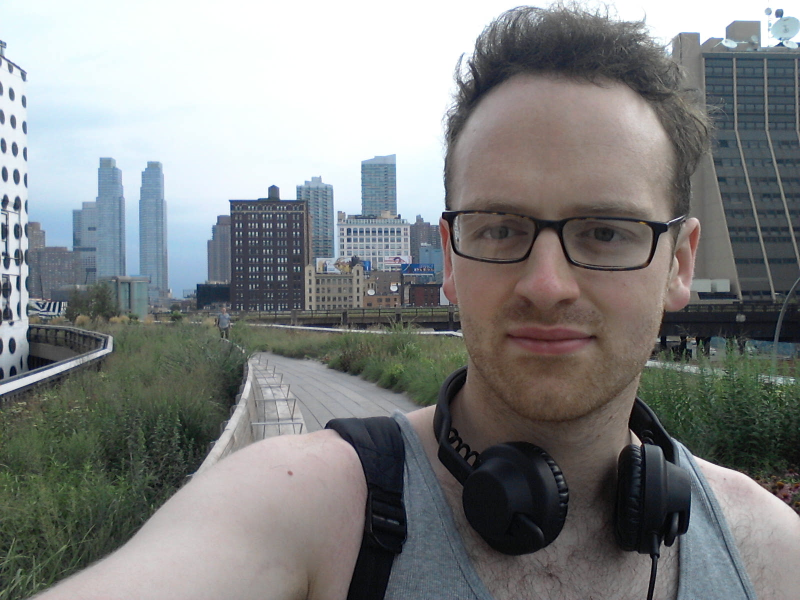
#> input picture images/2012-07-26 08.47.34.jpg, 1600 x 1200 px (shown at 1/2 size); its folder holds only this picture in this run
$ python FaceLapse.py   (Python 2 division)   (older library calls are emulated)
#> lines starting #> are read from the running program, lines starting #| are printed output that depends on the picture
#! /usr/bin/env python
# SelfieVideo.py
# Detect largest face in an image and align to create a time lapse video
# by Michael May (http://maym86.com/) maym86@gmail.com


import os
import sys
import cv2, cv
import glob
import numpy as np
import math

box = []
drawingBox = False

# Handles mouse events for the manual face selection
#
# @param event		Mouse event
# @param x		X position of pointer
# @param y		Y position of pointer
# [52 lines left out: functions OnMouse, SelectFaceManually, SetRectOrigin, not called in this run]

# Finds the largest face in an image
#
# @param gray		    Greyscale image containing face
# @param faceCascades	    Haar cascades
# @param manualMode	    Bool to set whether or not manual mode will be used if face is not found
# @param minHaarFaceSize    The minimum size of the face in px which the Haar cascade will detect
# @returns rect             Rect with face location with top left origin
def FindLargestFace(gray, faceCascades, manualMode, minHaarFaceSize):
    # find faces in the image using all possible Haar cascades
    faces = []
    for cascade in faceCascades:
        f = cascade.detectMultiScale(gray, minSize=minHaarFaceSize)
        if len(f) > 0:
            if len(faces) == 0:
                faces = f
            else:
                faces = np.concatenate((faces,f))

    #if no face is found manually select face
    if len(faces) == 0 and manualMode:
        face = SelectFaceManually(img)
    elif len(faces) == 0:
        return []
    else:
        #Sort to get the largest face
        face = sorted(faces, key=lambda x: x[3])[-1]

    return face

# Finds the angle between x axis and a vector connecting the eyes
#
# @param gray		    Greyscale image containing face
# @param face	            Rect defining the face location
# @returns eyeAngle         Value in radians defining the angle
# [38 lines left out: functions FindEyeAngle, PositionImage, not called in this run]

# Resizes the image intlegently for face detection based on the height and width of the target video
#
# @param img		    Image containing face
# @param videoSize          The size of the target video
# @returns img              Scaled image
def ResizeFrame(img, videoSize):
    scl = 1
    if(img.shape[0] > img.shape[1]):
        scl = float(videoSize[0]) / float(img.shape[0])
    else:
        scl = float(videoSize[1])/ float(img.shape[1])
    img = cv2.resize(img, (0,0), fx=scl, fy=scl)
    return img

# Performs histogram equalisation on the image using the CLAHE method
#
# @param img		    Image containing face
# @param clipLimit          The CLAHE clip limit
# @returns img              Equalised image
# [19 lines left out: functions HistEqualisationColour, SetGamma, not called in this run]


def main():
    imgs = glob.glob("images/*.jpg")

    #Parameters
    fps = 8.0
    faceHeight = 400
    videoSize = (1280 ,720)
    manualMode = True
    correctColour = False #Experimental
    #min size of the face found by the Haar cascade
    minHaarFaceSize = (200,200)
    #####


    centre = (videoSize[0]/2,videoSize[1]/2)
    faceCascades = []

    faceCascades.append(cv2.CascadeClassifier('haarcascade_frontalface_alt.xml'))
    faceCascades.append(cv2.CascadeClassifier('haarcascade_frontalface_default.xml'))
    faceCascades.append(cv2.CascadeClassifier('haarcascade_eye_tree_eyeglasses.xml'))

    eye_cascade = cv2.CascadeClassifier('haarcascade_eye.xml')

    fourcc = cv2.cv.CV_FOURCC('M', 'J', 'P', 'G')
    video = cv2.VideoWriter('video.avi',fourcc, fps, videoSize)

    for fname in imgs:
        img = cv2.imread(fname)
#> img is the input picture: shape (1200, 1600, 3); mean B, G, R 130.9, 131.1, 129
        img = ResizeFrame(img, videoSize)
#> in ResizeFrame, `img = cv2.resize(img, (0,0), fx=scl, fy=scl)`:
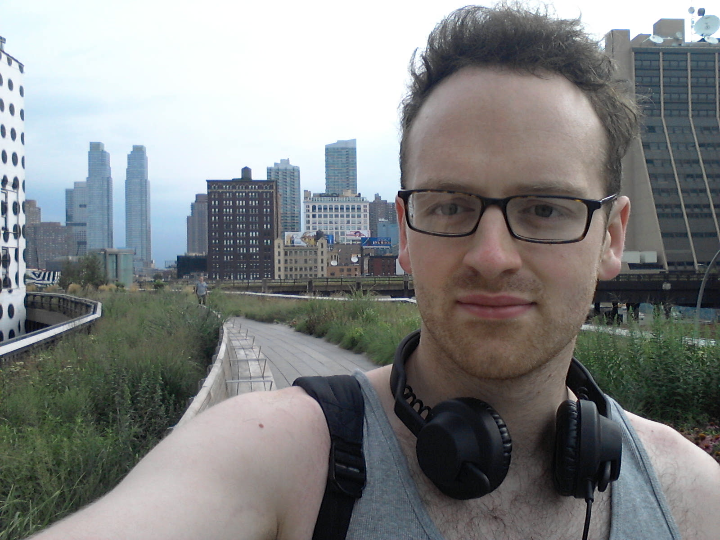
#> img: shape (540, 720, 3); mean of channels 0, 1, 2 130.8, 131, 129; drawn as B, G, R

        #Experimental
        if correctColour:
            img = SetGamma(img,0.8)
            img = HistEqualisationColour(img, 2.0)

        #border added for faces at edges
        border = int(faceHeight/2)
        img= cv2.copyMakeBorder(img,border,border,border,border,cv2.BORDER_CONSTANT)
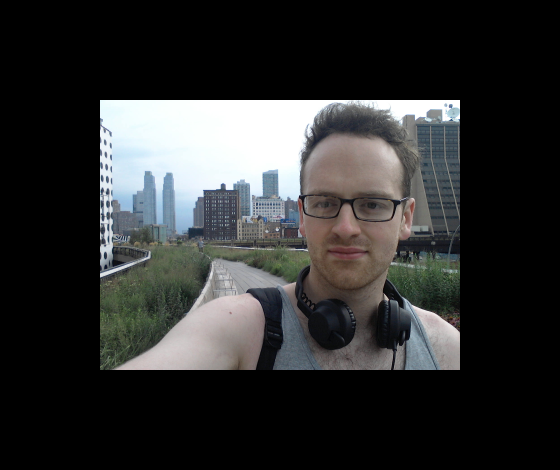
#> img: shape (940, 1120, 3) (shown at 1/2 size); mean of channels 0, 1, 2 48.3, 48.4, 47.6; drawn as B, G, R
        gray = cv2.cvtColor(img, cv2.COLOR_BGR2GRAY)
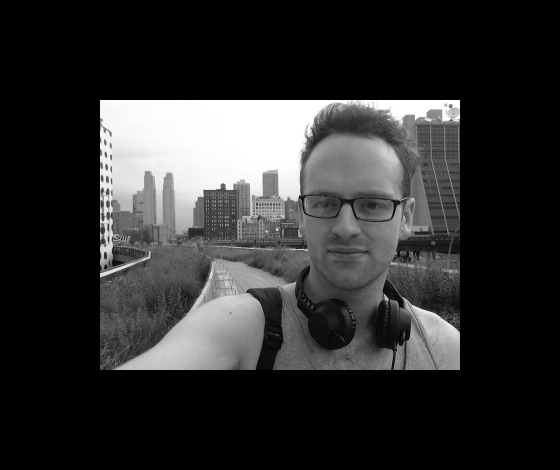
#> gray: shape (940, 1120) (shown at 1/2 size); min 0, max 255, mean 48.2
        gray = cv2.equalizeHist(gray)
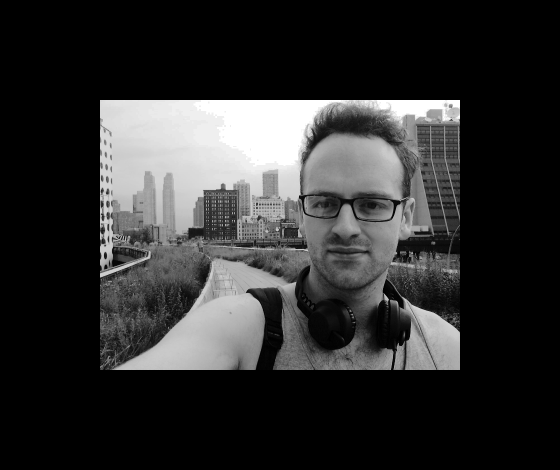
#> gray: shape (940, 1120) (shown at 1/2 size); min 0, max 255, mean 47.5

        face = FindLargestFace(gray, faceCascades, manualMode, minHaarFaceSize)
#> the loop in FindLargestFace, `for cascade in faceCascades:` made 3 passes
#> faces on passes 1 to 2: [[569, 313, 254, 254]], [[569, 313, 254, 254], [570, 317, 249, 249]]
#> in FindLargestFace, `face = sorted(faces, key=lambda x: x[3])[-1]`: face = [569, 313, 254, 254]
#> face = [569, 313, 254, 254]

#> (the run stopped early here; a loop or call above may not have finished)

$ run again, on images/2012-07-26 18.59.54.jpg
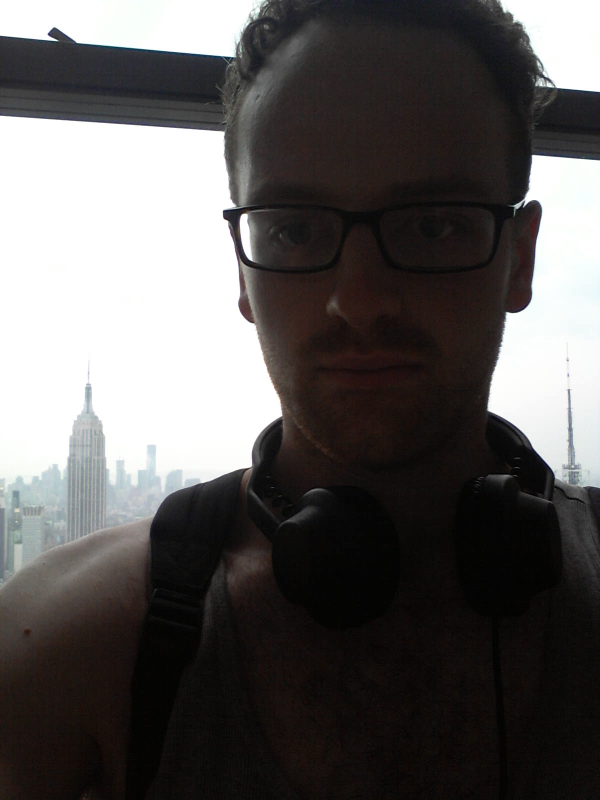
#> input picture images/2012-07-26 18.59.54.jpg, 1200 x 1600 px (shown at 1/2 size)
#> in main, img is the input picture: shape (1600, 1200, 3); mean B, G, R 89.8, 90.7, 93.2
#> in main, `img= cv2.copyMakeBorder(img,border,border,border,border,cv2.BORDER_CON..`:
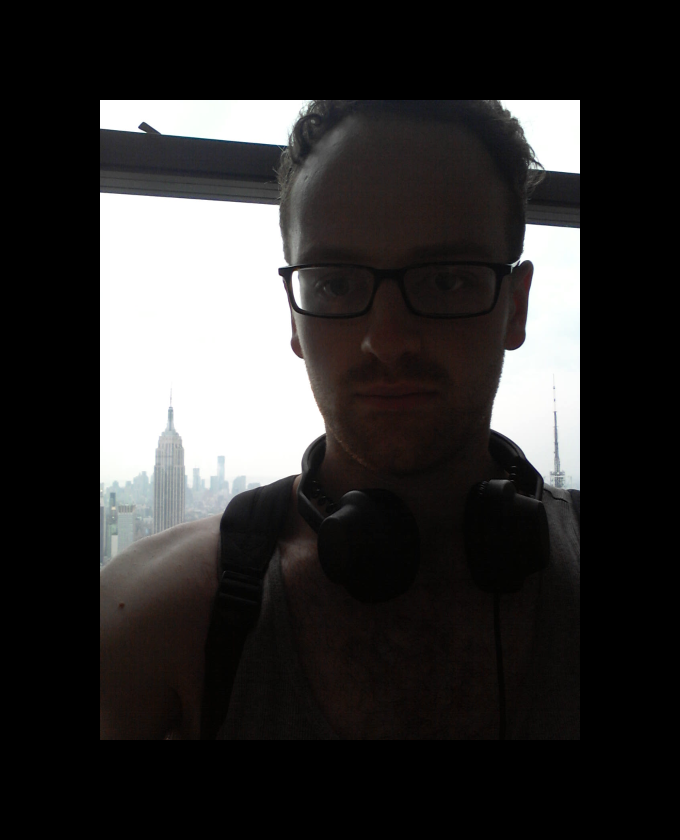
#> img: shape (1680, 1360, 3) (shown at 1/2 size); mean of channels 0, 1, 2 48.3, 48.7, 50.1; drawn as B, G, R
#> in main, `gray = cv2.equalizeHist(gray)`:
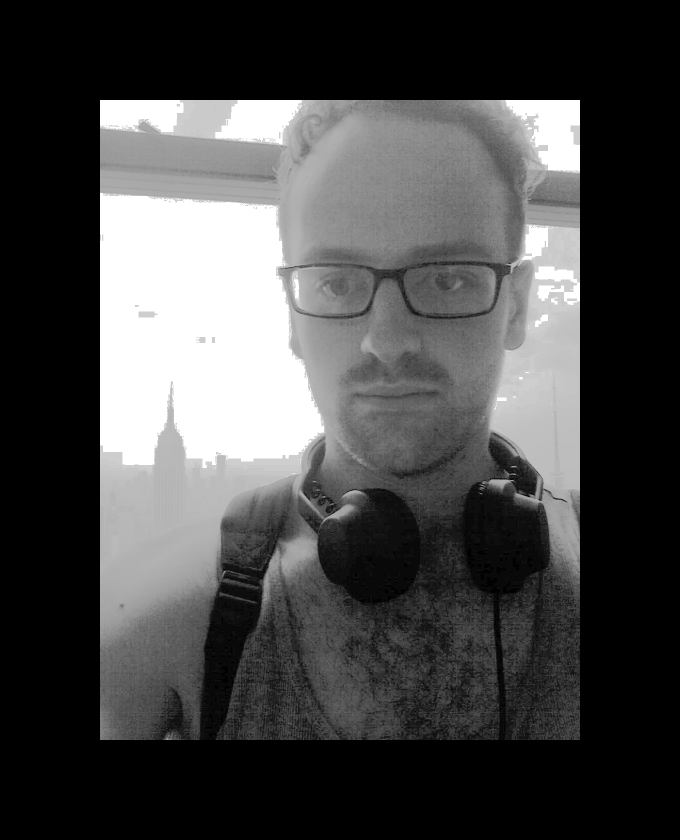
#> gray: shape (1680, 1360) (shown at 1/2 size); min 0, max 255, mean 71.9
#> the loop in FindLargestFace, `for cascade in faceCascades:` made 3 passes
#> faces on pass 2: [[573, 439, 427, 427]]
#> in FindLargestFace, `face = sorted(faces, key=lambda x: x[3])[-1]`: face = [573, 439, 427, 427]

$ run again, on images/2012-07-26 19.08.15.jpg
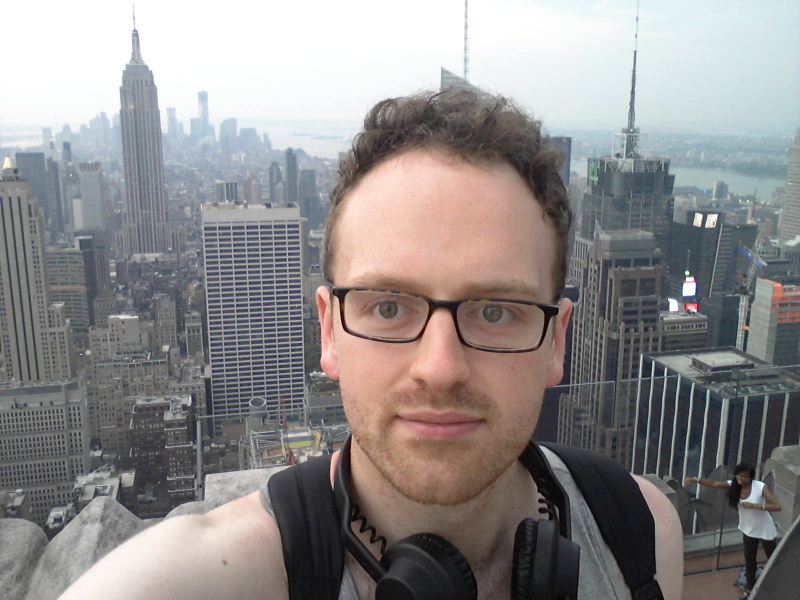
#> input picture images/2012-07-26 19.08.15.jpg, 1600 x 1200 px (shown at 1/2 size)
#> in main, img is the input picture: shape (1200, 1600, 3); mean B, G, R 139, 139.6, 143.1
#> in main, `img= cv2.copyMakeBorder(img,border,border,border,border,cv2.BORDER_CON..`:
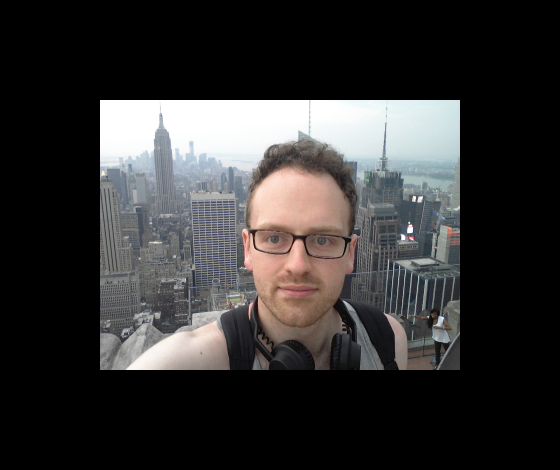
#> img: shape (940, 1120, 3) (shown at 1/2 size); mean of channels 0, 1, 2 51.3, 51.5, 52.8; drawn as B, G, R
#> in main, `gray = cv2.equalizeHist(gray)`:
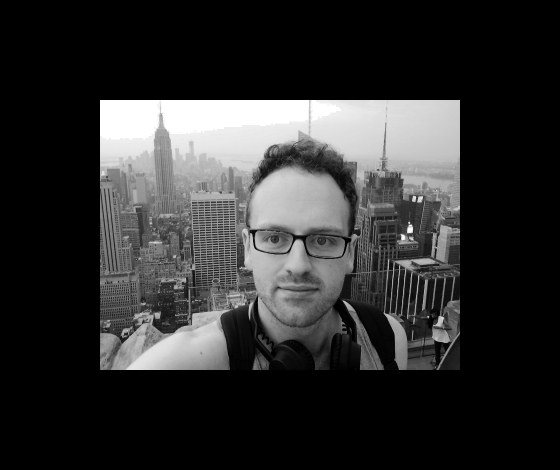
#> gray: shape (940, 1120) (shown at 1/2 size); min 0, max 255, mean 47.5
#> the loop in FindLargestFace, `for cascade in faceCascades:` made 3 passes
#> faces on passes 1 to 2: [[467, 383, 262, 262]], [[467, 383, 262, 262], [461, 377, 275, 275]]
#> in FindLargestFace, `face = sorted(faces, key=lambda x: x[3])[-1]`: face = [461, 377, 275, 275]

$ run again, on images/2012-07-29 12.50.03.jpg
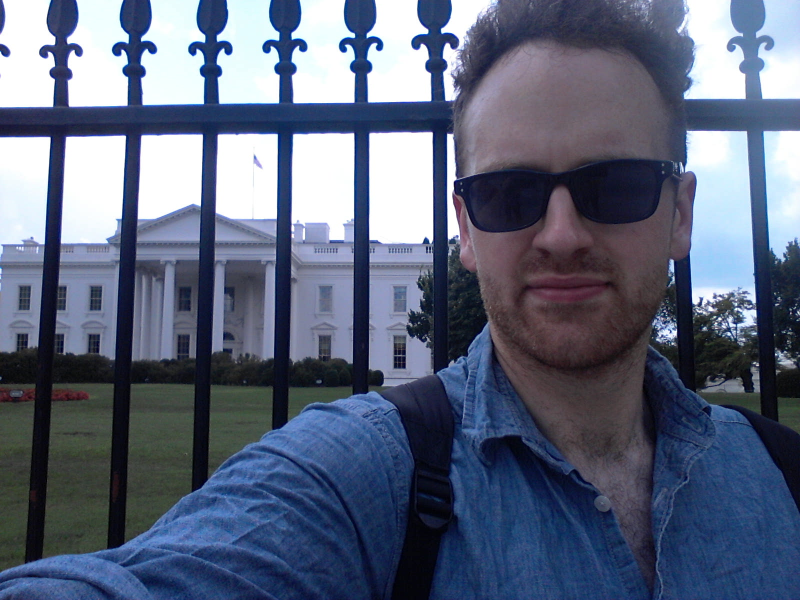
#> input picture images/2012-07-29 12.50.03.jpg, 1600 x 1200 px (shown at 1/2 size)
#> in main, img is the input picture: shape (1200, 1600, 3); mean B, G, R 124, 101.8, 92.5
#> in main, `img= cv2.copyMakeBorder(img,border,border,border,border,cv2.BORDER_CON..`:
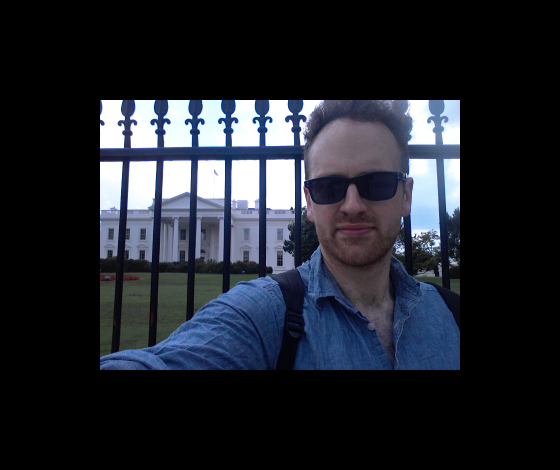
#> img: shape (940, 1120, 3) (shown at 1/2 size); mean of channels 0, 1, 2 45.8, 37.6, 34.1; drawn as B, G, R
#> in main, `gray = cv2.equalizeHist(gray)`:
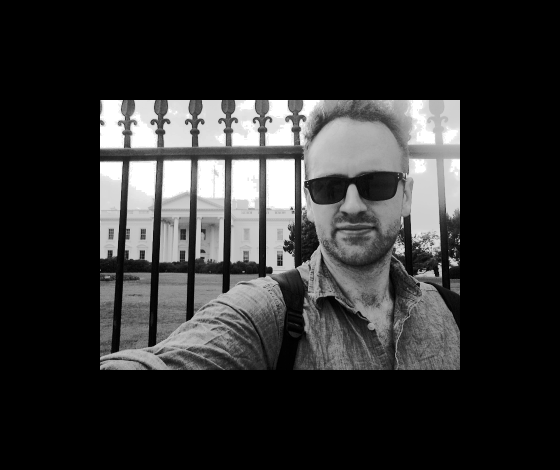
#> gray: shape (940, 1120) (shown at 1/2 size); min 0, max 255, mean 47.8
#> the loop in FindLargestFace, `for cascade in faceCascades:` made 3 passes
#> faces on passes 1 to 2: [[574, 271, 265, 265]], [[574, 271, 265, 265], [583, 280, 251, 251]]
#> in FindLargestFace, `face = sorted(faces, key=lambda x: x[3])[-1]`: face = [574, 271, 265, 265]

$ run again, on images/2012-07-26 11.30.39.jpg
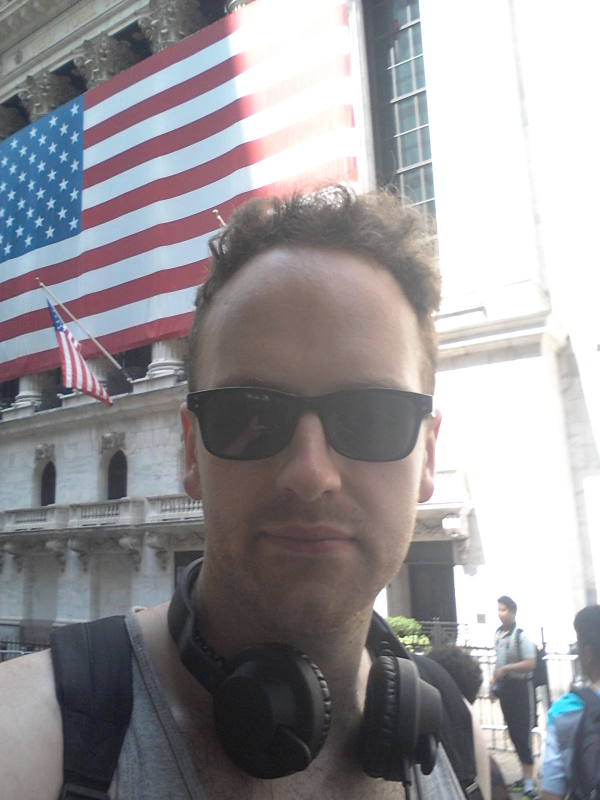
#> input picture images/2012-07-26 11.30.39.jpg, 1200 x 1600 px (shown at 1/2 size)
#> in main, img is the input picture: shape (1600, 1200, 3); mean B, G, R 151.9, 148.6, 151.1
#> in main, `gray = cv2.equalizeHist(gray)`:
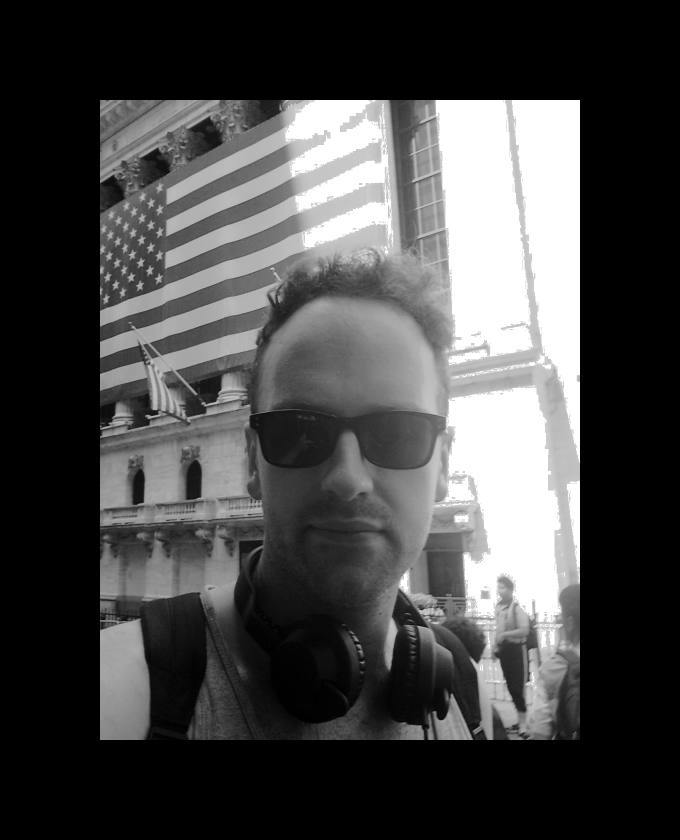
#> gray: shape (1680, 1360) (shown at 1/2 size); min 0, max 255, mean 71.5
#> the loop in FindLargestFace, `for cascade in faceCascades:` made 3 passes
#> faces on passes 1 to 2: [[454, 698, 487, 487]], [[454, 698, 487, 487], [436, 693, 513, 513]]
#> in FindLargestFace, `face = sorted(faces, key=lambda x: x[3])[-1]`: face = [436, 693, 513, 513]
